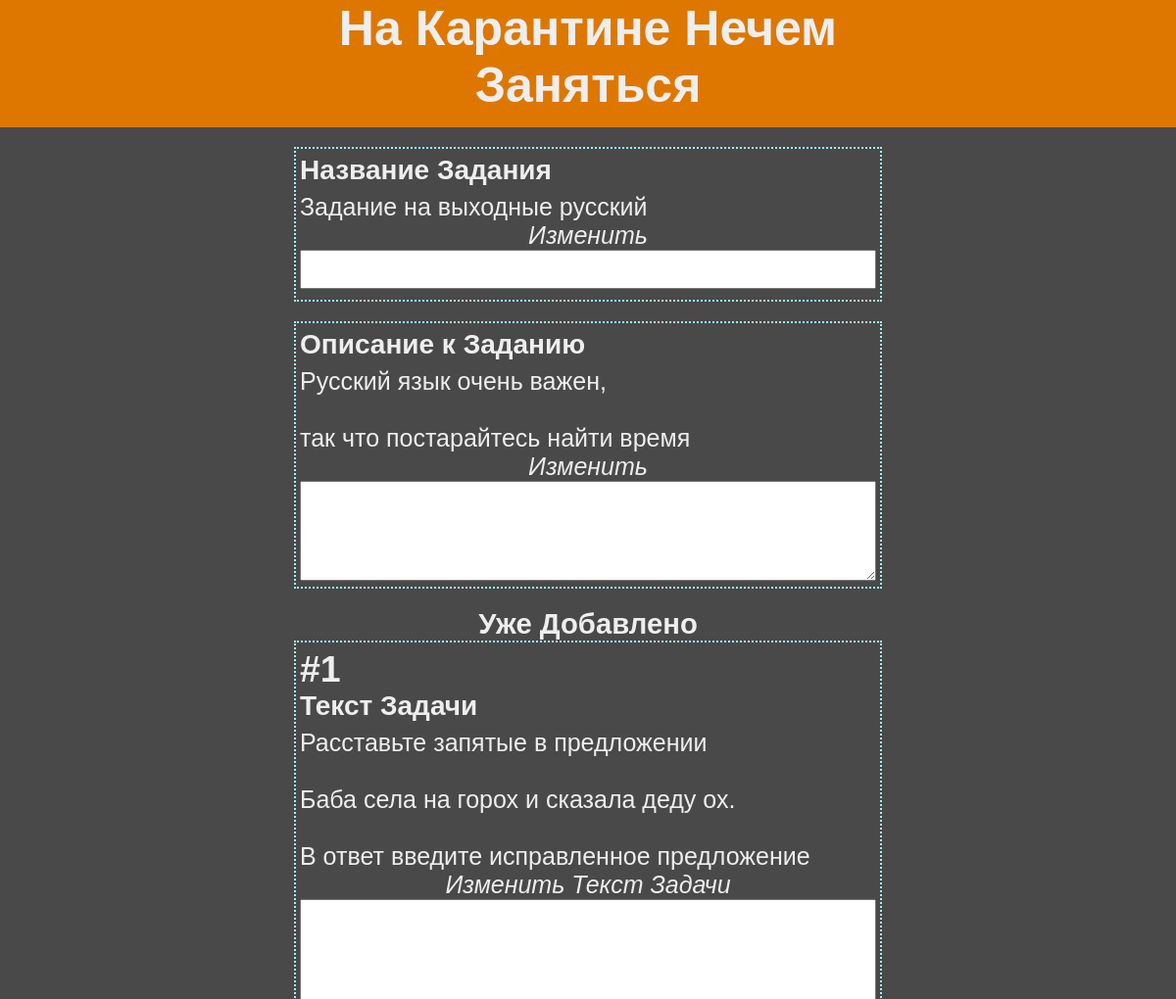
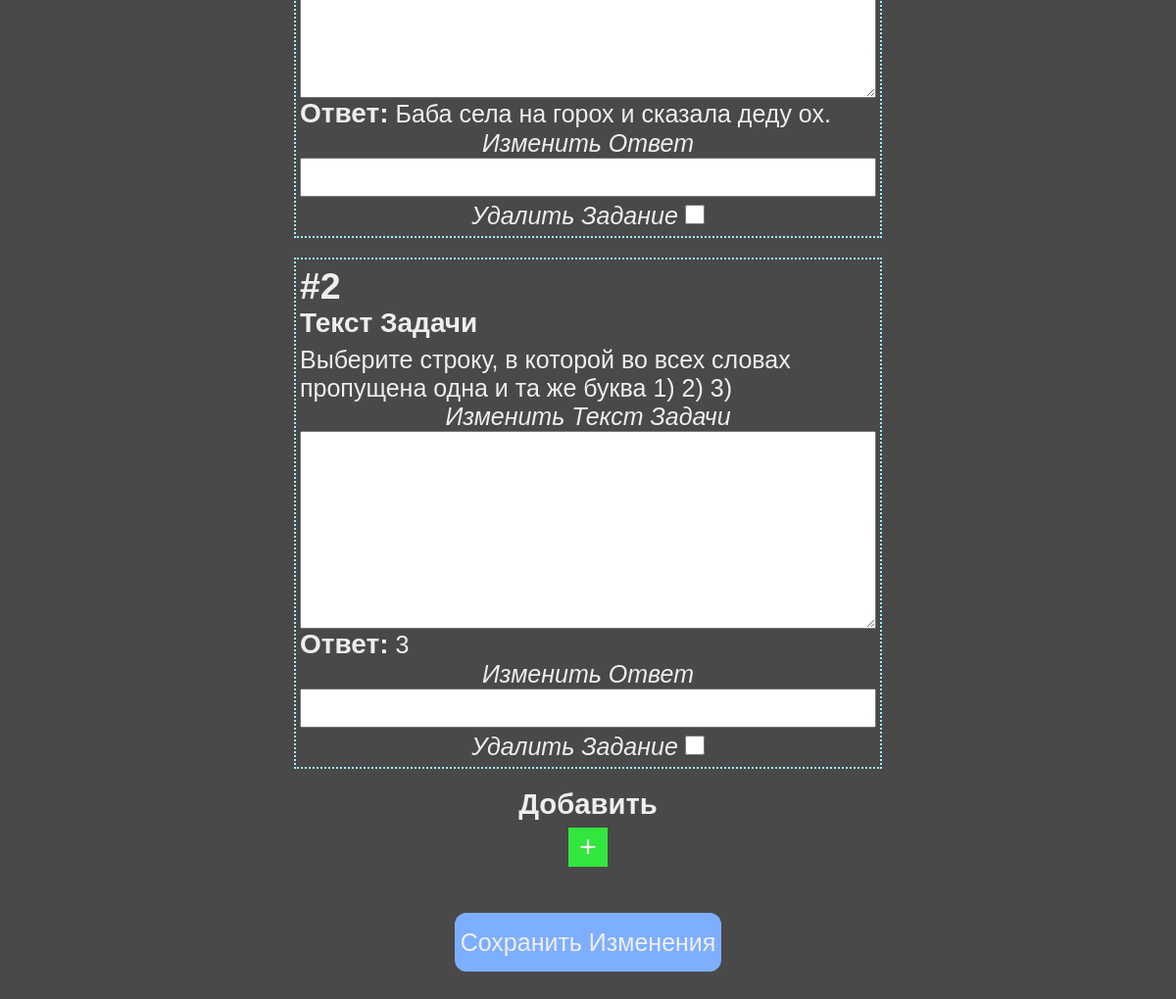
Before: /task/1 with the older database file (2 pictures, top to bottom).
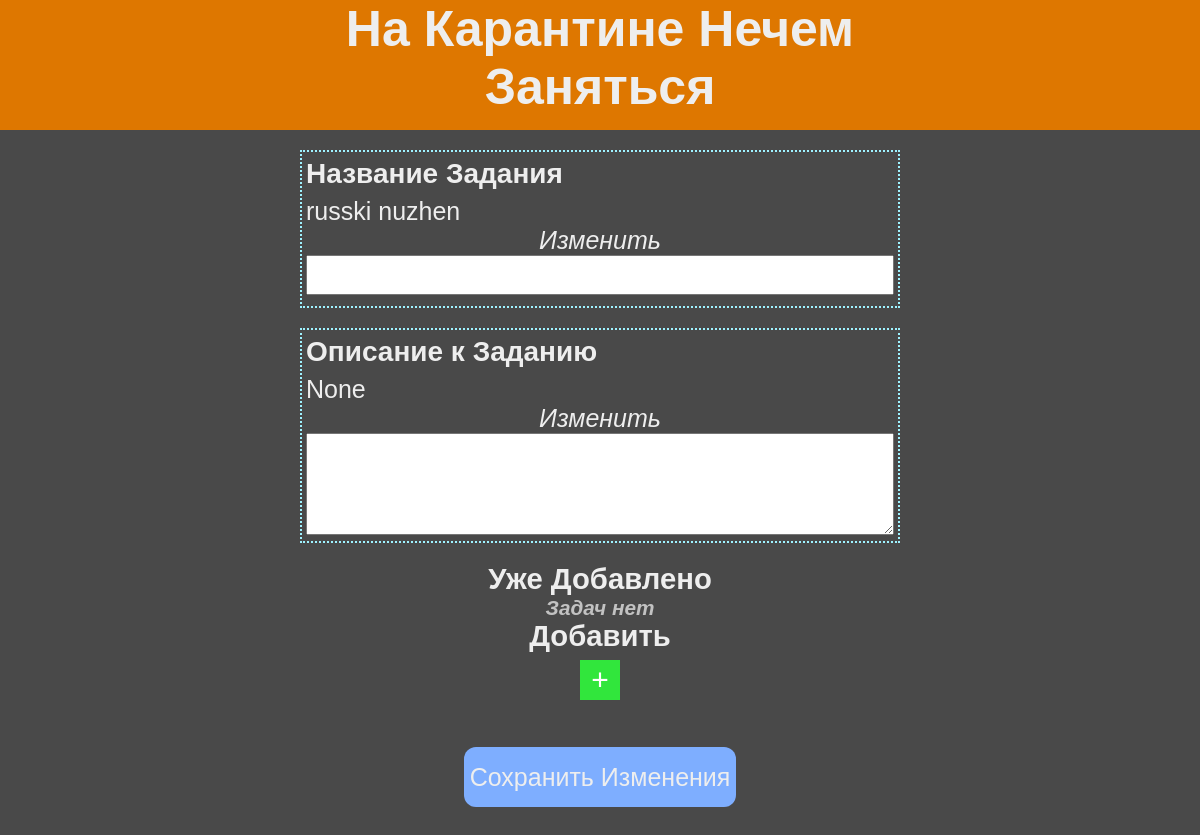
After: the same page with the newer database file.
### data/task.py (models this page shows, shortened)
class Task(SqlAlchemyBase, SerializerMixin):
    __tablename__ = "tasks"
    id = sa.Column(sa.Integer,
                   primary_key=True,
                   autoincrement=True)
    name = sa.Column(sa.String)
    created_time = sa.Column(sa.DateTime,
                             default=datetime.datetime.now)
    description = sa.Column(sa.String)
    user_id = sa.Column(sa.Integer, sa.ForeignKey("users.id"))
    problems = sa.orm.relationship("Problem",
                                    backref="task",
                                    lazy="subquery")

### data/problem.py (models this page shows)
class Problem(SqlAlchemyBase, SerializerMixin):
    __tablename__ = "problems"
    id = sa.Column(sa.Integer,
                   primary_key=True,
                   autoincrement=True)
    text = sa.Column(sa.String)
    answer = sa.Column(sa.String)
    task_id = sa.Column(sa.Integer, sa.ForeignKey("tasks.id"))

### main.py (the view, shortened to what this page needs)
@app.route("/task/<int:id>", methods=["GET", "POST"])
def manage_task(id):
    if request.method == "GET":
        sql = db.create_session()
        task = sql.query(db.Task).get(id)
        task_data = task.to_dict(only=("name", "description"))
        problems = [p.to_dict(only=("id", "text", "answer")) for p in task.problems]
        sql.close()
        return render_template("manageTask.html", data=task_data, problems=problems)

### data/db_session.py (called while the page is built)
def create_session() -> Session:
    global __factory
    return __factory()

### templates/manageTask.html (shortened to what this page needs)
{% extends "/j2/base.j2" %}
{% block head %}
<link rel="stylesheet" type="text/css" href="/static/css/taskNgroup.css">
<link rel="stylesheet" type="text/css" href="/static/css/manageTask.css">
{% endblock %}
{% block body_content %}
	<form class="baseform" method="post">
		<div class="container">
			<div class="item">
				<label class="itemTitle">Название Задания</label>
				<label class="current">{{ data['name'] }}</label>
				<label class="edit">Изменить</label>
				<input class="fieldInput" type="text" name="Name">
			</div>
			<div class="item">
				<label class="itemTitle">Описание к Заданию</label>
				<label class="current">{{ data['description']|safe }}</label>
				<label class="edit">Изменить</label>
				<textarea name="Desc" rows="5"></textarea>
			</div>
			<div class="container">
				<h3>Уже Добавлено</h3>
			</div>
			{% if problems|length() != 0 %}
				<div id="problems" class="container">
					{% for p in problems %}
						<div class="item">
							<h2>#{{ loop.index }}</h2>
							<label class="itemTitle">Текст Задачи</label>
							<p class="current para">
								{{ p['text']|safe }}
							</p>
							<label class="edit">Изменить Текст Задачи</label>
							<textarea name="t{{ p['id'] }}" rows="10"></textarea>
							<div class="ans">
								<label class="itemTitle">Ответ:</label>
								<label class="current">{{ p['answer'] }}</label>
							</div>
							<label class="edit">Изменить Ответ</label>
							<input class="fieldInput" type="text" name="a{{ p['id'] }}">
							<div class="edit">
								<label class="edit">Удалить Задание</label>
								<input class="checkBox" type="checkbox" name="d{{ p['id'] }}">
							</div>
						</div>
					{% endfor %}
				</div>
			{% else %}
				<div class="container">
					<h5 class="listEmpty">Задач нет</h5>
				</div>
			{% endif %}
			<div class="container">
				<h3>Добавить</h3>
			</div>
			<button class="plusBtn" id="addProblem" type="button">+</button>
			<button class="submitBtn">Сохранить Изменения</button>
		</div>
	</form>
{% endblock %}

### templates/j2/base.j2 (shortened to what this page needs)
<!DOCTYPE html>
<html lang="en" dir="ltr">
<head>
    <link rel="stylesheet" type="text/css" href="/static/css/master.css">
    {% block head %}{% endblock %}
</head>
<body>
    <header id="base_header">
        <h1 id="headline">На Карантине Нечем Заняться</h1>
    </header>
    {% block body_content %}{% endblock %}
</body>
</html>

### static/css/master.css (style rules this page uses)
* { margin: 0; padding: 0; box-sizing: border-box; }
body { background-color: #494949; font-family: sans-serif; color: #eeeeee; font-size: 25px; margin-bottom: 40vh }
.container { display: flex; flex-direction: column; align-items: center; width: 100%; }
#base_header { height: 130px; margin-bottom: 20px; background-color: #de7700; display: grid; grid-template-columns: 1fr 2fr 1fr; grid-template-rows: 2fr 1fr; grid-template-areas: ". headline session" "links links session"; }
#headline { grid-area: headline; text-align: center; }
.listEmpty { color: #c2c2c2; font-style: italic; }
.submitBtn { background-color: #7eaeff; color: inherit; border: 0; border-radius: 12px; padding: 9px 6px; height: 60px; align-self: center; font-size: 25px; }
.fieldInput { width: 100%; height: 40px; font-size: 25px; margin-bottom: 5px; }

### static/css/taskNgroup.css (style rules this page uses)
.item { display: flex; flex-direction: column; align-items: flex-start; width: 65%; margin-bottom: 20px; border: 2px dotted #9ef2ff; padding: 6px 4px; }
.itemTitle { font-weight: bold; font-size: 28px; }
.current { margin-top: 7px; }
.edit { font-style: italic; align-self: center; }
.plusBtn { height: 40px; width: 40px; font-size: 30px; text-align: center; align-self: center; margin: 7px 0; background-color: #31e63c; border: 0; color: white }

### static/css/manageTask.css (style rules this page uses)
textarea { width: 100%; font-size: 18px; }
.item { width: 50%; }
.submitBtn { margin-top: 40px; }

Changed rows visible on the page:
removed Problem: text "Расставьте запятые в предложении Баба села на горох и сказала деду ох. В ответ введите исправленное предложение", answer "Баба села на горох и сказала деду ох."
removed Problem: text "Выберите строку, в которой во всех словах пропущена одна и та же буква 1) 2) 3)", answer "3"
changed Task: name "Задание на выходные русский" → "russki nuzhen"; description "Русский язык очень важен, так что постарайтесь найти время" → (not shown)
Other visible differences:
{{ data['description']|safe }}: (not shown) → "None"
text now shown: "Задач нет"
